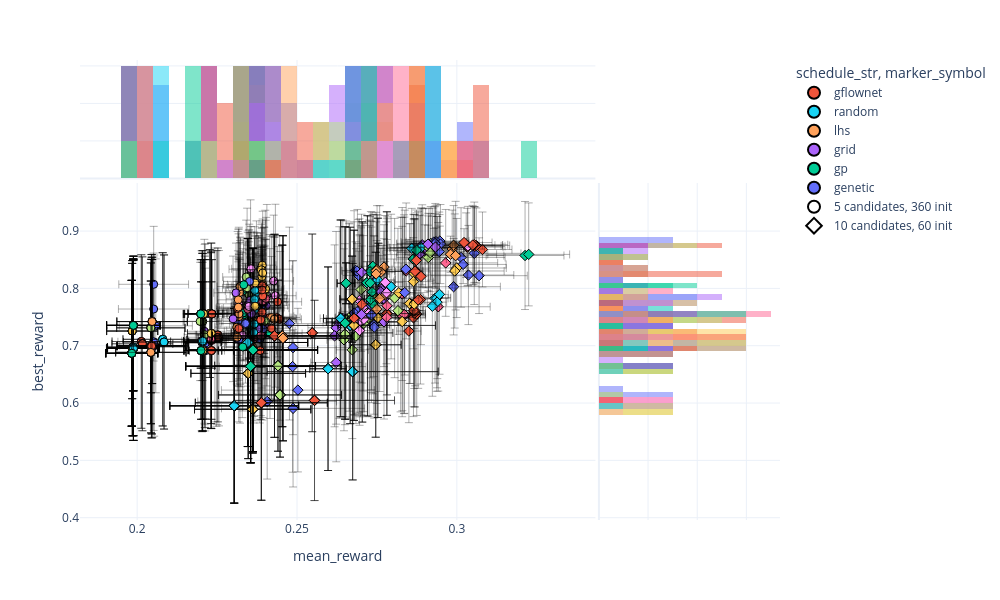

The cell this chart's notebook holds for it:
### Code cell
agg, symbols = aggregate_seeds_for_scatter(mixed)
fig2 = plot_scatter(agg, symbols)
fig2.show()
